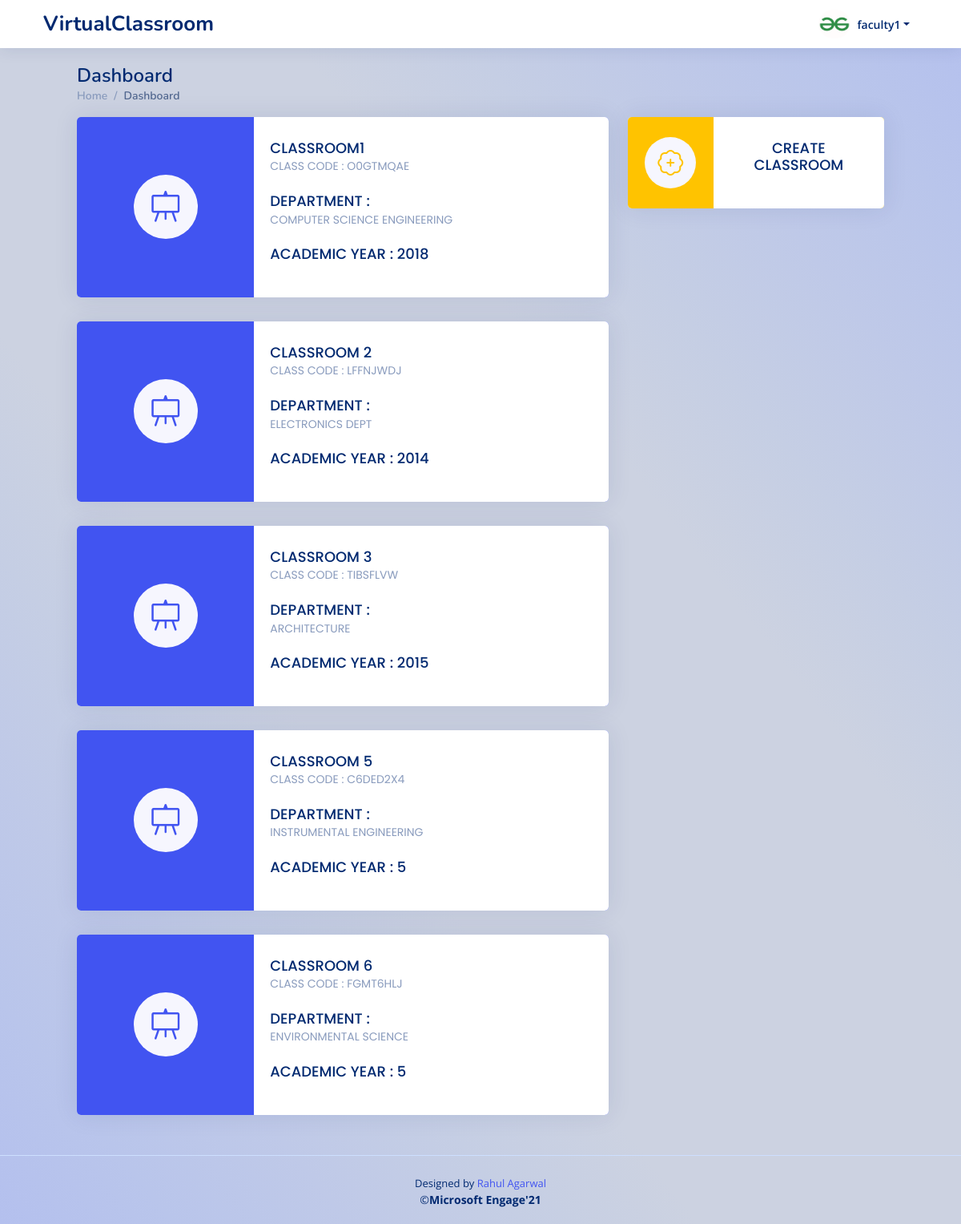
Before: /faculty_dashboard/ (signed in) with the older database file.
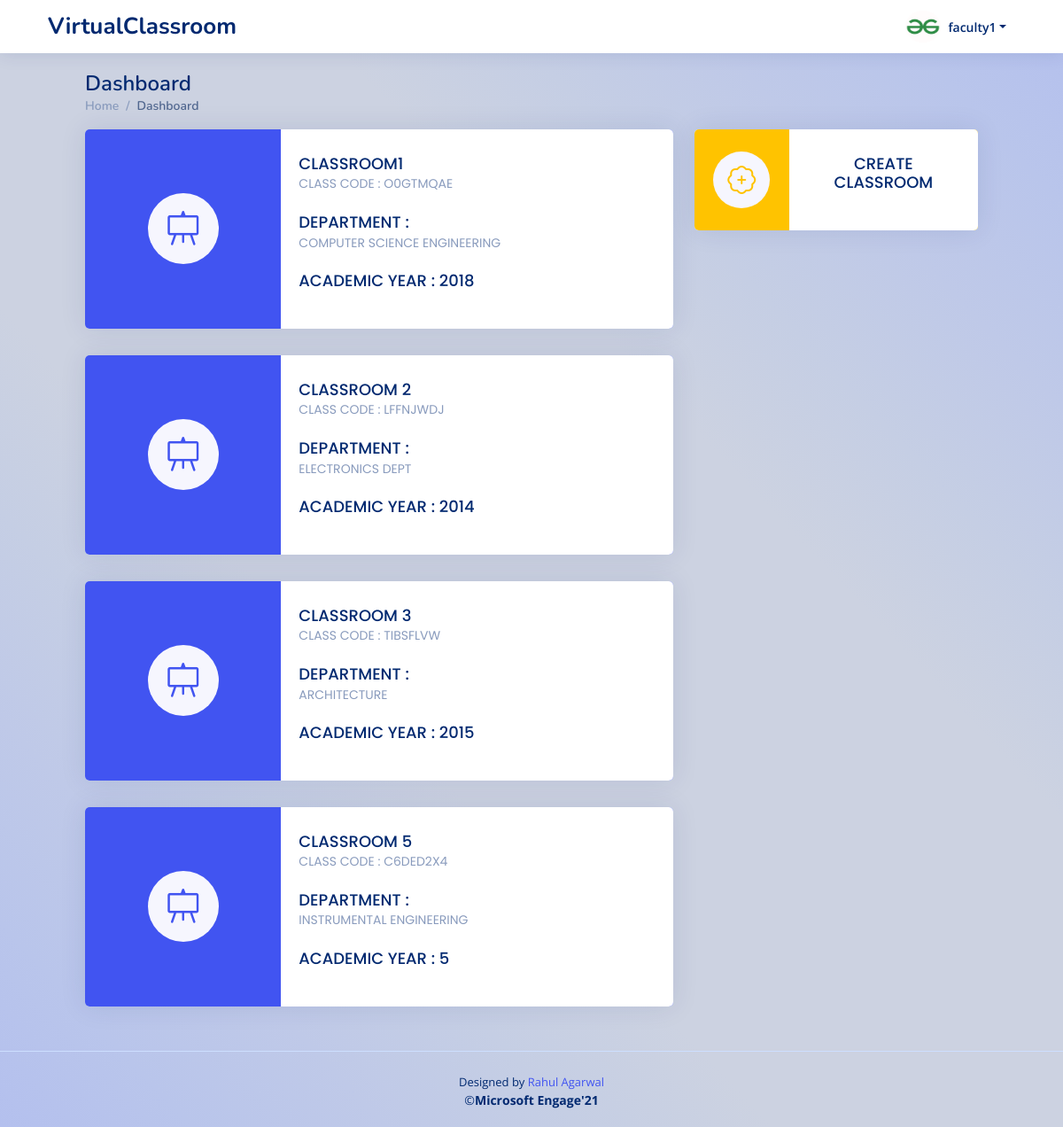
After: the same page with the newer database file.
### myapp/models.py (models this page shows, shortened)
class ClassRoom(models.Model):
    classId = models.CharField(max_length=10,primary_key=True)
    classname = models.CharField(max_length=50,null=False)
    classDepartment = models.CharField(max_length=50,null=False)
    academicYear = models.CharField(max_length=2,null=False)
    classLink = models.TextField(blank=False,null=True)
    classFacultyID = models.ForeignKey(FacultyDetails,on_delete=models.CASCADE)
    classFacultyName = models.CharField(max_length=100,null=False)
    classTimeTable = models.TextField(blank=True,null=True,default="")
    classCreationTime = models.DateTimeField(default=datetime.now,null=True)

### myapp/views.py (the view, shortened to what this page needs)
# urls.py: path('faculty_dashboard/',views.facultyDashboard,name='facultyDashboard'),
@login_required
def facultyDashboard(request):
    if request.user.is_active and request.user.is_staff and not request.user.is_superuser:
        user=request.user
        faculty = FacultyDetails.objects.get(facultyId = user.id)
        classRooms = ClassRoom.objects.filter(classFacultyID=faculty.id)
        unique_id=faculty.facultyId
        context={
            'classRooms' : classRooms,
            'userDetails' : faculty
        }
        return render(request,'faculty/facultyDashboard.html',context)
    else:
        return redirect('facultyLogin')

### myapp/templates/faculty/facultyDashboard.html (shortened to what this page needs)
{% extends 'base.html' %}
{% block content %}
  <header id="header" class="header fixed-top d-flex align-items-center px-5">
    <div class="d-flex align-items-center justify-content-between">
      <a href="{% url 'facultyDashboard'%}" class="logo d-flex align-items-center">
        <span class="d-lg-block">VirtualClassroom</span>
      </a>
    </div>
    <nav class="header-nav ms-auto">
      <ul class="d-flex align-items-center">
        <li class="nav-item dropdown pe-3">
          <a class="nav-link nav-profile d-flex align-items-center pe-0" href="#" data-bs-toggle="dropdown">
            <img src="{{ userDetails.facultyPic.url }}" alt="Profile" class="rounded-circle" style="width:40px;">
            <span class="d-none d-md-block dropdown-toggle ps-2">{{user.first_name}}{{user.last_name}}</span>
          </a>
        </li>
      </ul>
    </nav>
  </header>
  <main id="main" class="main mx-lg-5 px-lg-5" >
    <div class="pagetitle">
      <h1>Dashboard</h1>
      <nav>
        <ol class="breadcrumb">
          <li class="breadcrumb-item"><a href="index.html">Home</a></li>
          <li class="breadcrumb-item active">Dashboard</li>
        </ol>
      </nav>
    </div>
    <section class="section dashboard">
      <div class="row">
        <div class="col-lg-8">
          <div class="row">
              {% if classRooms %}
                {% for class in classRooms%}
                    <div class="col-xxl-6 col-lg-12">
                      <a href="{% url 'facultySubject' class.pk %}">
                        <div class="card info-card sales-card pb-0">
                         <div class="row g-0" style="background: #4154f1">
                           <div class="col-md-4 align-self-center ">
                             <div class="card-icon rounded-circle d-flex align-items-center justify-content-center mx-auto" style="height: 5rem; width:5rem;">
                               <i class="bi bi-easel" style="font-size: 2.5rem;"></i>
                             </div>
                           </div>
                           <div class="col-md-8 bg-white">
                             <div class="card-body my-1  mt-2 mb-0">
                               <h5 class="card-title" style="text-transform: uppercase;">{{class.classname | truncatechars:20}} <br><span>Class Code : {{class.pk}}</span></h5>
                               <h5 class="card-title pt-0" style="text-transform: uppercase;">DEPARTMENT : <br><span>{{class.classDepartment | truncatechars:28}}</span></h5>
                               <h5 class="card-title pt-0" style="text-transform: uppercase;">ACADEMIC YEAR : {{class.academicYear | truncatechars:15}}</h5>
                             </div>
                           </div>
                         </div>
                       </div>
                      </a>
                  </div>
                {% endfor %}
              {% else %}
                <div class="container">
                  <h3>No ClassRoom Created By You!</h3>
                </div>
              {% endif %}
          </div>
        </div>
        <div class="col-lg-4">
          <div class="col-xxl-10 col-xl-12">
            <a href="{% url 'facultyClassCreate' %}">
              <div class="card info-card sales-card pb-0">
               <div class="row g-0" style="background: #FFC300">
                 <div class="col-md-4 align-self-center ">
                   <div class="card-icon rounded-circle d-flex align-items-center justify-content-center mx-auto">
                     <i class="bi bi-patch-plus" style="color: #FFC300"  ></i>
                   </div>
                 </div>
                 <div class="col-md-8 bg-white">
                   <div class="card-body my-1  mt-2 mb-0">
                     <h5 class="card-title text-center ">CREATE <br>CLASSROOM</h5>
                   </div>
                 </div>
               </div>
             </div>
            </a>
          </div>
        </div>
      </div>
    </section>
  </main>
  {% include 'partials/_footer.html'%}
{% endblock %}

Changed rows visible on the page:
removed ClassRoom: classname "CLASSROOM 6", pk "FGMT6HLJ", classDepartment "ENVIRONMENTAL SCIENCE", academicYear "5"
